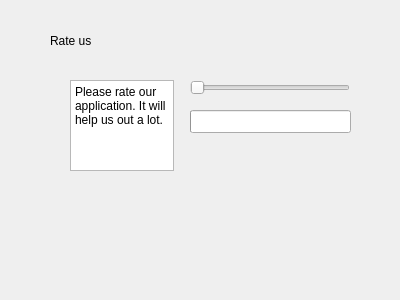
<?xml version="1.0" encoding="UTF-8"?>
<ui version="4.0">
 <class>rate_us</class>
 <widget class="QDialog" name="rate_us">
  <property name="geometry">
   <rect>
    <x>0</x>
    <y>0</y>
    <width>400</width>
    <height>300</height>
   </rect>
  </property>
  <property name="windowTitle">
   <string>Dialog</string>
  </property>
  <widget class="QLabel" name="label">
   <property name="geometry">
    <rect>
     <x>0</x>
     <y>-10</y>
     <width>411</width>
     <height>321</height>
    </rect>
   </property>
   <property name="styleSheet">
    <string notr="true">background-image: url(:/QTpics/QTPics/background2.jfif);</string>
   </property>
   <property name="text">
    <string/>
   </property>
  </widget>
  <widget class="QLabel" name="label_2">
   <property name="geometry">
    <rect>
     <x>50</x>
     <y>20</y>
     <width>151</width>
     <height>41</height>
    </rect>
   </property>
   <property name="styleSheet">
    <string notr="true">font: 20pt &quot;Segoe UI&quot;;</string>
   </property>
   <property name="text">
    <string>Rate us</string>
   </property>
   <property name="wordWrap">
    <bool>true</bool>
   </property>
  </widget>
  <widget class="QLabel" name="label_3">
   <property name="geometry">
    <rect>
     <x>50</x>
     <y>70</y>
     <width>331</width>
     <height>111</height>
    </rect>
   </property>
   <property name="styleSheet">
    <string notr="true">background-image: url(:/QTpics/QTPics/background2.jfif);</string>
   </property>
   <property name="text">
    <string/>
   </property>
  </widget>
  <widget class="QTextEdit" name="textEdit">
   <property name="geometry">
    <rect>
     <x>70</x>
     <y>80</y>
     <width>104</width>
     <height>91</height>
    </rect>
   </property>
   <property name="html">
    <string>&lt;!DOCTYPE HTML PUBLIC &quot;-//W3C//DTD HTML 4.0//EN&quot; &quot;http://www.w3.org/TR/REC-html40/strict.dtd&quot;&gt;
&lt;html&gt;&lt;head&gt;&lt;meta name=&quot;qrichtext&quot; content=&quot;1&quot; /&gt;&lt;meta charset=&quot;utf-8&quot; /&gt;&lt;style type=&quot;text/css&quot;&gt;
p, li { white-space: pre-wrap; }
hr { height: 1px; border-width: 0; }
li.unchecked::marker { content: &quot;\2610&quot;; }
li.checked::marker { content: &quot;\2612&quot;; }
&lt;/style&gt;&lt;/head&gt;&lt;body style=&quot; font-family:'Segoe UI'; font-size:9pt; font-weight:400; font-style:normal;&quot;&gt;
&lt;p style=&quot; margin-top:0px; margin-bottom:0px; margin-left:0px; margin-right:0px; -qt-block-indent:0; text-indent:0px;&quot;&gt;Please rate our application. It will help us out a lot.&lt;/p&gt;
&lt;p style=&quot;-qt-paragraph-type:empty; margin-top:0px; margin-bottom:0px; margin-left:0px; margin-right:0px; -qt-block-indent:0; text-indent:0px;&quot;&gt;&lt;br /&gt;&lt;/p&gt;&lt;/body&gt;&lt;/html&gt;</string>
   </property>
  </widget>
  <widget class="QSlider" name="horizontalSlider">
   <property name="geometry">
    <rect>
     <x>190</x>
     <y>80</y>
     <width>160</width>
     <height>16</height>
    </rect>
   </property>
   <property name="maximum">
    <number>5</number>
   </property>
   <property name="orientation">
    <enum>Qt::Horizontal</enum>
   </property>
  </widget>
  <widget class="QProgressBar" name="progressBar">
   <property name="geometry">
    <rect>
     <x>190</x>
     <y>110</y>
     <width>161</width>
     <height>23</height>
    </rect>
   </property>
   <property name="minimum">
    <number>1</number>
   </property>
   <property name="maximum">
    <number>5</number>
   </property>
   <property name="value">
    <number>0</number>
   </property>
   <property name="textVisible">
    <bool>true</bool>
   </property>
  </widget>
 </widget>
 <resources/>
 <connections>
  <connection>
   <sender>horizontalSlider</sender>
   <signal>valueChanged(int)</signal>
   <receiver>progressBar</receiver>
   <slot>setValue(int)</slot>
   <hints>
    <hint type="sourcelabel">
     <x>238</x>
     <y>89</y>
    </hint>
    <hint type="destinationlabel">
     <x>270</x>
     <y>128</y>
    </hint>
   </hints>
  </connection>
 </connections>
</ui>
